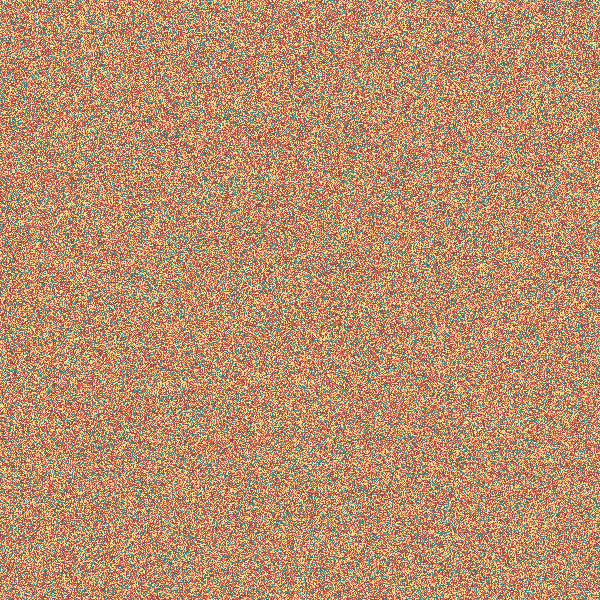
Frame 1 (no input)
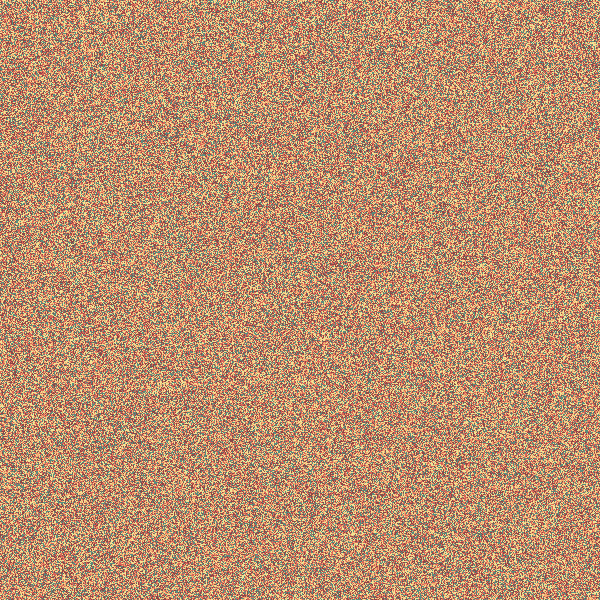
Frame 60 (the mouse pressed at the canvas centre just before this capture)
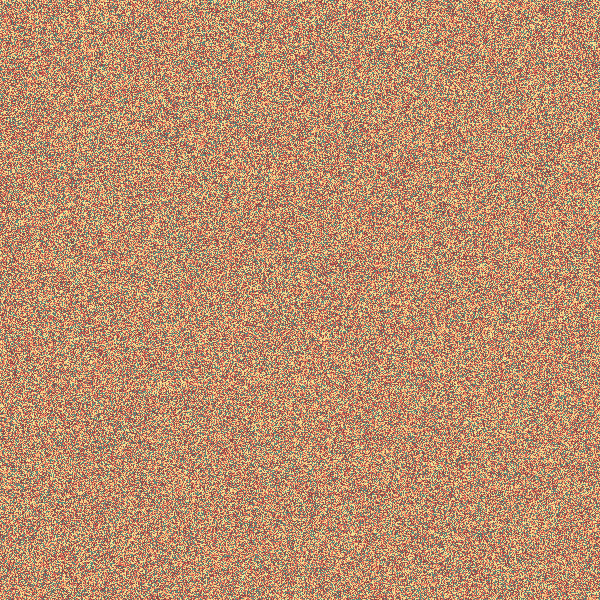
Frame 120 (the mouse held since frame 60 and released just before this capture)

The Processing sketch that drew these frames (run headless with seeded random() and noise(); from frame 60 on, the mouse is pressed at the canvas centre):

// Processing sketch: processing_160225
// ── processing_160225.pde

// idk

color[] beach = {#588C7E, #F2E394, #F2AE72, #D96459, #8C4646};
color[] palette = beach;

int s = 1;

void setup(){
  size(600, 600);
  background(palette[0]);
  smooth();
  noStroke();
  
  for(int x = 0; x < width; x += s){
    for(int y = 0; y < height; y += s) {
      fill(palette[int(random(0, 5))]);
      rect(x, y, s, s);
    }
  }
}

void draw(){
  fill(palette[int(random(0, 5))]);
  int x = int(random(width/s))*s;
  int y = int(random(height/s))*s;
  rect(x, y, s, s);
}
